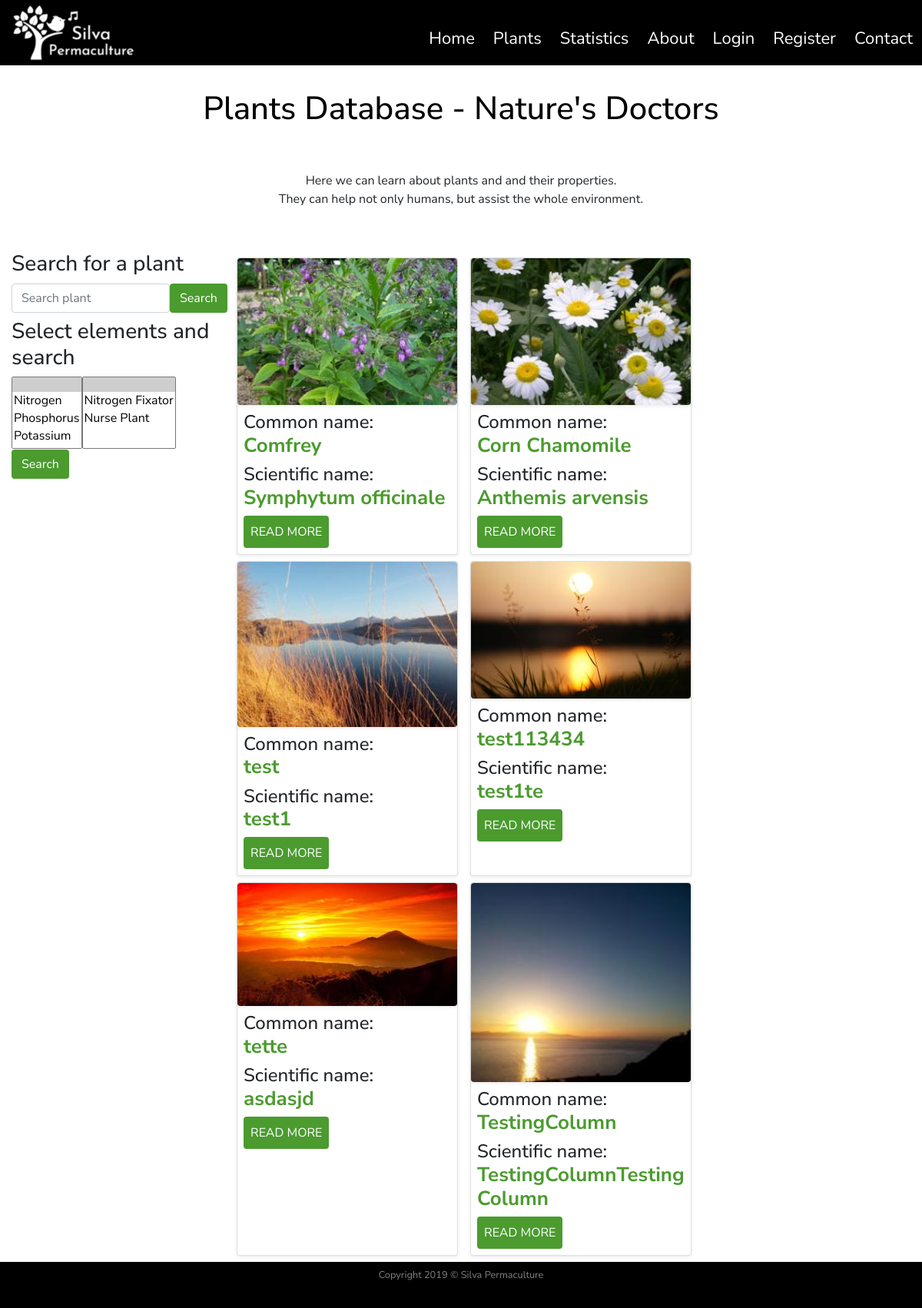
/plants, run on an earlier commit of the app's database.
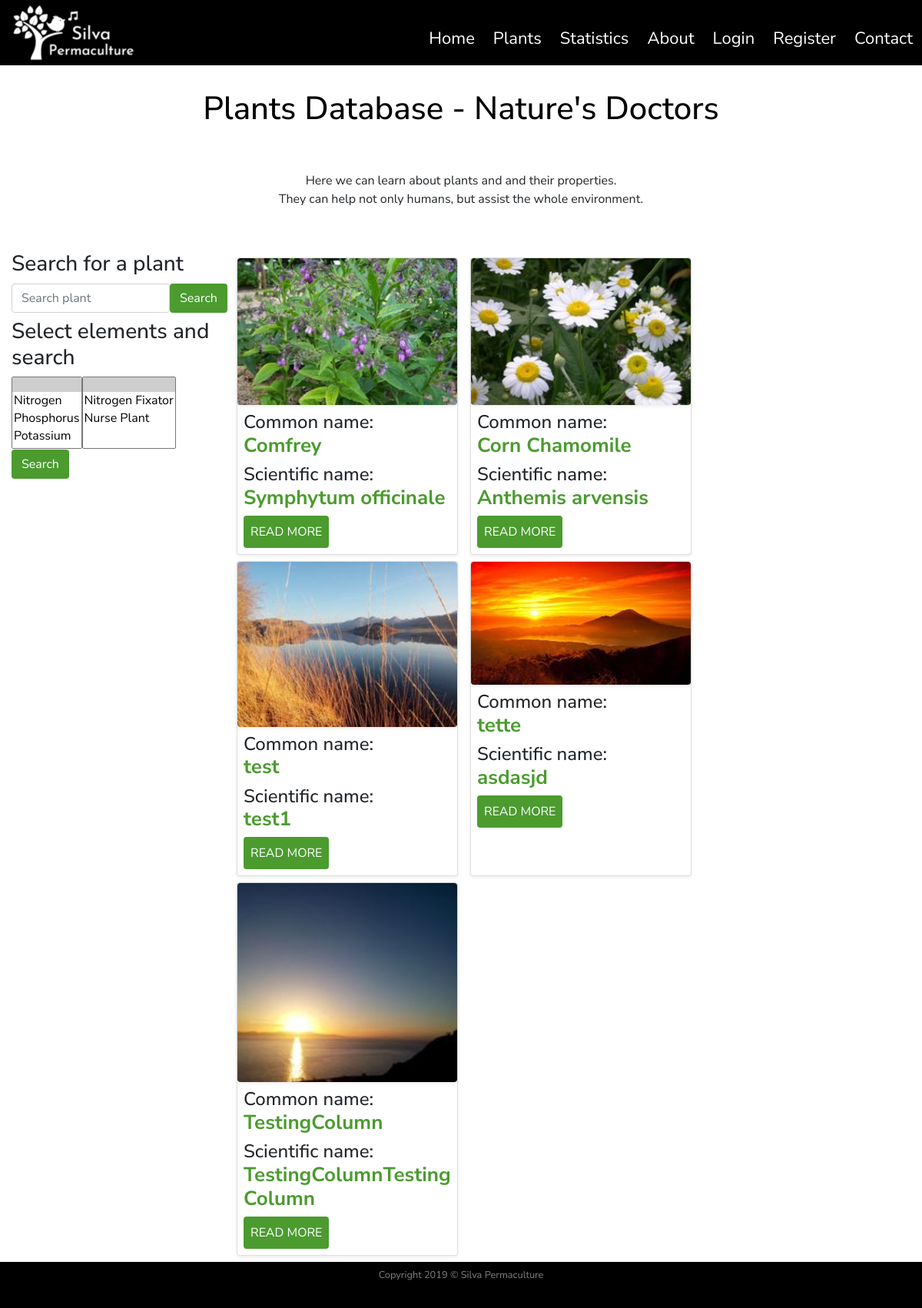
And on a later commit of the database.
### silvapermaculture/models.py (models this page shows, shortened)
class SearchitMixin(object):
    @classmethod
    def search(cls, expression, page, per_page):
        ids, total = search_index(cls.__tablename__, expression, page, per_page)
        if total == 0:
            return cls.query.filter_by(id=0), 0
        when = []
        for i in range(len(ids)):
            when.append((ids[i],i))
        return cls.query.filter(cls.id.in_(ids)).order_by(
            db.case(when, value=cls.id)), total

class Plants(SearchitMixin, db.Model):
    __searchit__ = ['common_name', 'botanical_name', 'medicinal', 'region']
    id = db.Column(db.Integer, primary_key=True)
    common_name = db.Column(db.String(40), nullable=False)
    botanical_name = db.Column(db.String(80), unique=True, nullable=False)
    short_description = db.Column(db.Text, nullable=False)
    medicinal = db.Column(db.Text, nullable=False)
    other_uses = db.Column(db.Text, nullable=False)
    habitats = db.Column(db.Text, nullable=False)
    region = db.Column(db.Text, nullable=False)
    image_file = db.Column(db.String(20), default='default_plant_pic.jpg')
    date_added = db.Column(db.DateTime, nullable=False, default=datetime.utcnow)
    user_id = db.Column(db.Integer, db.ForeignKey('user.id'), nullable=False)
    dna = db.relationship('DNA', secondary = plants_dna_table)  # Dynamic_Nutrient_Accumulated
    nfn = db.relationship('NFN', secondary = plants_nfn_table)  # Nitrogen_Fixers_Nursing

### silvapermaculture/routes.py (the view)
@app.route("/plants")
def plants():
    plants = Plants.query.all()
    search = SearchForm()
    searchn = SearchFormN()
    return render_template('plants.html', title= 'Plants Database', plants=plants, search=search, searchn=searchn)

### silvapermaculture/forms.py
class SearchForm(FlaskForm):
    q = StringField(('Search plant'), validators=[DataRequired(),Length(max=60)])
    def __init__(self, *args, **kwargs):
        if 'formdata' not in kwargs:
            kwargs['formdata'] = request.args
        if 'csrf_enabled' not in kwargs:
            kwargs['csrf_enabled'] = False
        super(SearchForm, self).__init__(*args, **kwargs)
    submit = SubmitField('Search')

class SearchFormN(FlaskForm):
    dna = QuerySelectMultipleField('Select Element', validators=[DataRequired()], query_factory=enabled_dna, allow_blank=True, get_label='element')
    nfn = QuerySelectMultipleField('Select Property', validators=[DataRequired()], query_factory=enabled_nfn, allow_blank=True,
                                   get_label='plant_extra')
    def __init__(self, *args, **kwargs):
        if 'formdata' not in kwargs:
            kwargs['formdata'] = request.args
        if 'csrf_enabled' not in kwargs:
            kwargs['csrf_enabled'] = False
        super(SearchFormN, self).__init__(*args, **kwargs)
    submit = SubmitField('Search')

### silvapermaculture/forms.py (called while the page is built)
def enabled_dna():
    return DNA.query

def enabled_nfn():
    return NFN.query

### silvapermaculture/templates/plants.html
{% extends "layout.html" %}
    {% block content %}
        <div class="row">
            <div class="col-12">
                <h1 class="text-center my-4 py-2" id="headingOther">Plants Database - Nature's Doctors</h1>
            </div>
        </div>
        <div class="row my-3">
            <div class="col-12 mb-2">
                <p class="text-center p-2">Here we can learn about plants and and their properties.<br/>
                    They can help not only humans, but assist the whole environment. <br/>
                </p>
            </div>
        </div>
        <div class="row">
            <div class="col-12 col-lg-3">
                <h3 class="my-2 text-left">Search for a plant</h3>
                <form class="form-inline my-2 my-lg-0" method="get" action="{{url_for('search')}}">
                    <div class="form-group row">
                        <div class="col-12 ">
                    {{ search.q(size=20, class="form-control", placeholder=search.q.label.text) }}
                         </div>
                    </div>
                    <div class="col-1 m-0 p-0 mb-3 mb-sm-0 mr-lg-3">
                    {{ search.submit(class="btn btn-search") }}
                     </div>
                </form>
                <h3 class="my-2 text-left">Select elements and search</h3>
                <form class="form-inline my-2 my-lg-0" method="get" action="{{url_for('searchn') }}">
                        <div class="form-group row">
                                  {% if searchn.dna.errors %}
                                    {{ searchn.dna(class="form-control form-control-lg is-invalid") }}
                                    <div class="invalid-feedback">
                                        {% for error in searchn.dna.errors %}
                                            <span>{{ error }}</span>
                                        {% endfor %}
                                    </div>
                                  {% else %}
                                  <div class="col-12">
                                  {{ searchn.dna(class_="selectpicker", multiple=True) }}
                                  </div>
                                  {% endif %}
                        </div>
                        <div class="form-group row">
                                  {% if searchn.nfn.errors %}
                                    {{ searchn.nfn(class="form-control form-control-lg is-invalid") }}
                                    <div class="invalid-feedback">
                                        {% for error in searchn.nfn.errors %}
                                            <span>{{ error }}</span>
                                        {% endfor %}
                                    </div>
                                  {% else %}
                                   <div class="col-12">
                                  {{ searchn.nfn(class_="selectpicker", multiple=True) }}
                                   </div>
                                  {% endif %}
                        </div>
                        <div class="col-12 m-0 p-0">
                        {{ searchn.submit(class="btn btn-search ") }}
                        </div>
                </form>
            </div>
            <div class="col-12 col-lg-9 mt-lg-3">
                <div class="row">
                         {% for plant in plants %}
                        <div class="card shadow-sm my-2 my-lg-0 mx-lg-2 mb-lg-2 mx-auto" style="width: 18rem;">
                          <img class="img-fluid rounded shadow-sm" src="{{ url_for('static', filename='img/plants/' + plant.image_file) }}"  alt="Default plant image"/>
                          <div class="card-body p-2">
                            <h4 class="text-left">Common name:<br/> <span class="titles">{{ plant.common_name }}</span></h4>
                            <h4 class="text-left">Scientific name:<br/> <span class="titles">{{ plant.botanical_name }} </span></h4>
                            <a class="btn btn-readmore p-2" href="{{ url_for('plant', plant_id=plant.id) }}">READ MORE</a>
                          </div>
                        </div>
                        {% endfor %}
                </div>
            </div>
        </div>
    {% endblock content %} #Jinja2 allows to put the name of the block here so to know which block is closing if we have multiple.

### silvapermaculture/templates/layout.html (shortened to what this page needs)
<!doctype html>
<html lang="en">
<head>
    <link rel="stylesheet" href="https://stackpath.bootstrapcdn.com/bootstrap/4.3.1/css/bootstrap.min.css">
    <link rel="stylesheet" href="https://cdn.jsdelivr.net/npm/bootstrap-select@1.13.9/dist/css/bootstrap-select.min.css">
    <link rel="stylesheet" href="https://use.fontawesome.com/releases/v5.3.1/css/all.css"
crossorigin="anonymous">
    <link rel="stylesheet" href="{{ url_for('static', filename='css/style.css') }}" type="text/css">
</head>
<body class="d-flex flex-column">
<header>
    <div class="container-fluid">
                <div class="row">
                    <div class="col-12 col-sm-12 p-0">
                        <nav class="navbar navbar-expand-lg bg-black p-0  ">
                            <a class="navbar-brand  ml-3" href="{{ url_for('index') }}"><img class="img-fluid" src="{{ url_for('static', filename='img/logo_silva_white.png') }}" alt="Bird singing and Silva Permaculture text."/></a>
                            <div class="collapse navbar-collapse justify-content-end" id="navbarNav">
                                <ul class="navbar-nav mt-3">
                                    <li class="nav-item mx-1">
                                        <a class="nav-link items" href="{{ url_for('index') }}">Home<span class="sr-only">(current)</span></a>
                                    </li>
                                    <li class="nav-item mx-1">
                                        <a class="nav-link items" href="{{ url_for('plants') }}">Plants</a>
                                    </li>
                                    <li class="nav-item mx-1">
                                        <a class="nav-link items" href="{{ url_for('statistics') }}">Statistics</a>
                                    </li>
                                    <li class="nav-item mx-1">
                                        <a class="nav-link items" href="{{ url_for('about') }}">About</a>
                                    </li>
                                    {% if current_user.is_authenticated %}
                                         <li class="nav-item mx-1">
                                            <a class="nav-link items"  href="{{ url_for('new_plant') }}">Add Plant</a>
                                        </li>
                                        <li class="nav-item mx-1">
                                            <a class="nav-link items"  href="{{ url_for('account') }}">Account</a>
                                        </li>
                                        <li class="nav-item mx-1">
                                            <a class="nav-link items"  href="{{ url_for('logout') }}">Logout</a>
                                        </li>
                                    {% else %}
                                        <li class="nav-item mx-1">
                                            <a class="nav-link items" href="{{ url_for('login') }}">Login</a>
                                        </li>
                                        <li class="nav-item mx-1">
                                            <a class="nav-link items" href="{{ url_for('register') }}">Register</a>
                                        </li>
                                    {% endif %}
                                    <li class="nav-item mx-1">
                                        <a class="nav-link items"  href="{{ url_for('contact') }}">Contact</a>
                                    </li>
                                </ul>
                            </div>
                        </nav>
                    </div>
                </div>
            </div>
</header>
<main>
    <div class="container-fluid">
                {% block content %}
                {% endblock content %}
    </div>
</main>
<div class="container-fluid">
    <div class="row ">
        <div class="col-12 p-0 my-0">
            <footer  class="bg-black text-white-50">
                <div class="text-center  py-1">
                  <small class="py-2">Copyright 2019 &copy; Silva Permaculture</small>
                </div>
            </footer>
        </div>
    </div>
</div>
</body>
</html>

### silvapermaculture/static/css/style.css (style rules this page uses)
html, body { height: 100% }
body { font-family: 'Nunito Sans', sans-serif; font-size: 16px; display: flex; flex-direction: column; }
.bg-black { background-color: black }
.items { color:white; font-size:22px; transition: all .5s; }
main { flex: 1 0 auto }
#headingOther { color: black; font-size: 42px; }
.titles { color: #4B9B2F; font-size:26px; font-weight: bold }
.btn-readmore, .btn-search { background-color: #4B9B2F; color:white; transition: all .6s }
footer { flex-shrink: 0; height: 60px; }

What changed in the data, as far as the page shows it:
removed Plants: image_file (picture), common_name "test113434", botanical_name "test1te"
